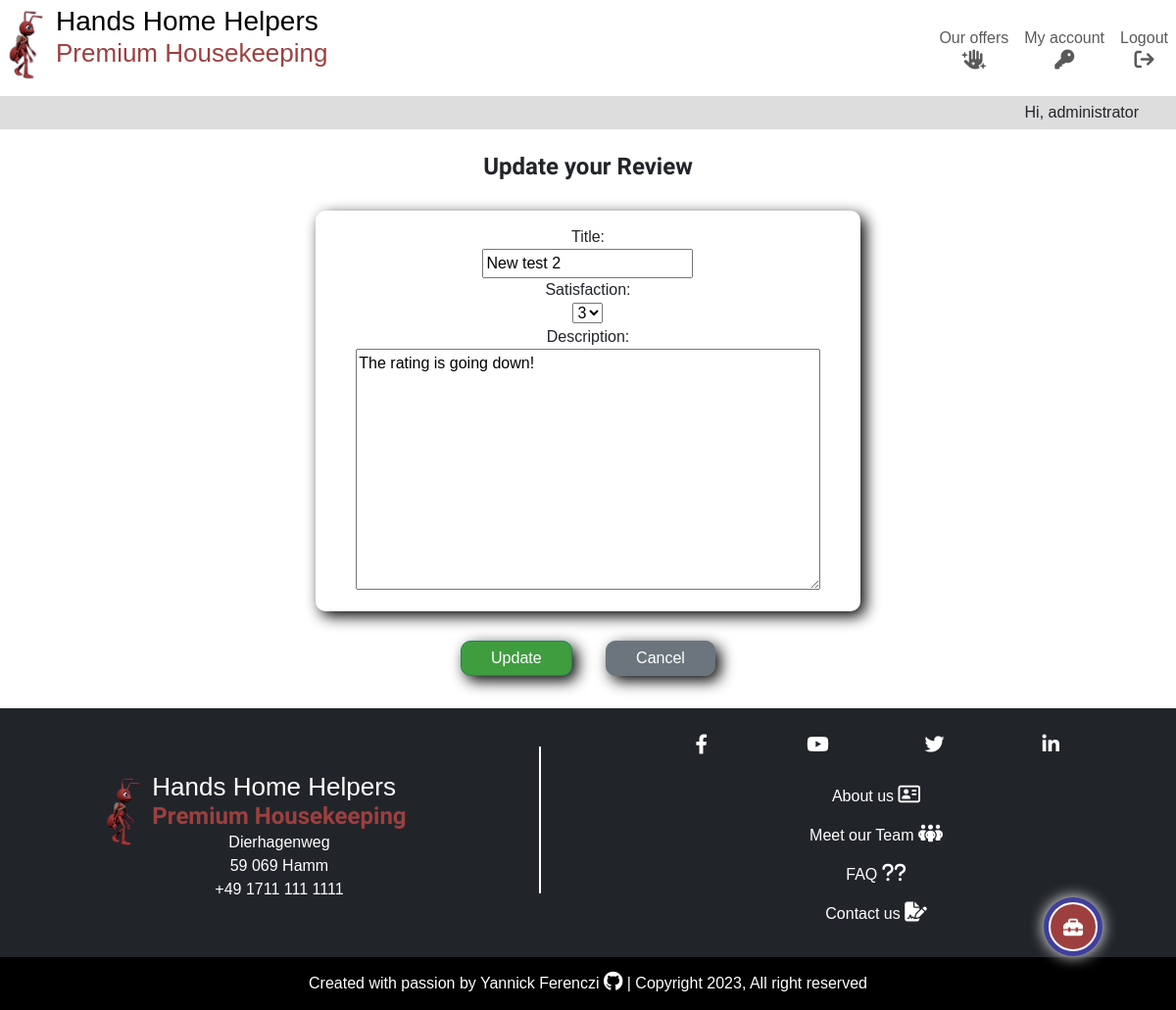
The page /reviews/update_review/2/ (signed in) on the database its author committed.
### reviews/models.py (models this page shows, shortened)
class Review(models.Model):
    RATING = [
        ("0", 0),
        ("1", 1),
        ("2", 2),
        ("3", 3),
        ("4", 4),
        ("5", 5),
    ]
    title = models.CharField(max_length=250, )
    satisfaction = models.CharField(
        max_length=1,
        choices=RATING,
        default="5",
    )
    description = models.TextField()
    created_on = models.DateField(auto_now_add=True)
    online = models.BooleanField(default=False)
    answered = models.BooleanField(default=False)
    user = models.ForeignKey(
        User,
        on_delete=models.CASCADE,
        related_name="review_owner",
    )

### reviews/views.py (the view)
class ReviewUpdateView(SuccessMessageMixin, LoginRequiredMixin, UpdateView):
    model = Review
    template_name = "reviews/update_review.html"
    fields = ["title", "satisfaction", "description", ]
    success_message = "Your review has been successfully updated!"

### reviews/templates/reviews/update_review.html (shortened to what this page needs)
{% extends "base.html" %}
{% load static %}
{% block content %}
<div class="container-fluid container-lg p-2">
    <div class="row">
        <div class="col">
            <h3>Update your Review</h3>
        </div>
    </div>
    <div class="row">
        <div class="col-12 col-md-8 offset-md-2">
            <form class="centered-content" method="POST">
                <div class="custom-form centered-content">
                    {{ form.as_p }}
                </div>
                <input class="form-btn btn btn-success" type="submit" value="Update">
                <a class="form-btn btn btn-secondary" href="{% url 'dashboard' %}">Cancel</a>
            </form>
        </div>
    </div>
</div>
{% endblock content %}

### templates/base.html (shortened to what this page needs)
{% load static %}
{% url 'home' as home_url %}
{% url 'dashboard' as dashboard_url %}
{% url 'account_logout' as logout_url %}
{% url 'account_login' as login_url %}
{% url 'account_signup' as signup_url %}
{% url 'offers' as offers_url %}
{%  now 'n' as this_month %}
<!DOCTYPE html>
<html lang="en">
<head>
    <link rel="stylesheet" href="https://cdnjs.cloudflare.com/ajax/libs/font-awesome/6.4.0/css/all.min.css"
>
    <link href="https://cdn.jsdelivr.net/npm/bootstrap@5.3.0/dist/css/bootstrap.min.css" rel="stylesheet"
>
    <link rel="stylesheet" href="{% static 'css/style.css' %}">
</head>
<body>
    {% if request.user.is_authenticated %}
    <div class="user-options-trigger">
        <div class="fixed-btn d-flex justify-content-center" data-bs-toggle="tooltip" data-bs-placement="left"
            title="Open the toolbox">
            <button class="fixed-btn-trigger tool-links" type="button" data-bs-toggle="collapse" data-bs-target=".multi-collapse"
                aria-expanded="false" aria-controls="admin-panel add-task add-appointment add-review"><i
                    class="fa-solid fa-toolbox d-inline-block mt-1"></i></button>
        </div>
    </div>
    {% endif %}
    <header class="main-header position-fixed w-100">
        <nav class="navbar navbar-expand-md py-0">
            <div class="container-fluid">
                <a class="navbar-brand" href="{% url 'home' %}">
                    <div class="main-logo">
                        <img class="img-logo" src="{% static 'images/hands_home_helpers_logo.png' %}"
                            alt="Hands Home Helpers company logo">
                        <div class="name-logo">
                            <h1><span class="d-block d-md-inline">Hands</span>
                                <span class="d-block d-md-inline">Home</span>
                                <span class="d-block d-md-inline">Helpers</span>
                            </h1>
                            <h2 class="red-ant d-none d-md-block">Premium Housekeeping</h2>
                        </div>
                    </div>
                </a>
                <div class="collapse navbar-collapse" id="navbarSupportedContent">
                    <ul class="navbar-nav ms-auto mb-0 mb-lg-0">
                        <li class="nav-item">
                            <a class="nav-link centered-content {% if request.path == offers_url %}active{%endif%}"
                                aria-current="page" aria-label="go to home page" href="{% url 'offers' %}">Our offers <i
                                    class="fa-solid fa-hand-sparkles d-block centered-content"></i></a>
                        </li>
                        {% if user.is_authenticated %}
                        <li class="nav-item {% if request.path == dashboard_url %}active{%endif%}">
                            <a class="nav-link centered-content" aria-current="page"
                                href="{% url 'dashboard' %}">My account <i
                                    class="fa-solid fa-key d-block centered-content"></i></a>
                        </li>
                        <li class="nav-item">
                            <a class="nav-link centered-content {% if request.path == logout_url %}active{%endif%}" aria-current="page" aria-label="go to logout page"
                                href="{% url 'account_logout' %}">Logout <i
                                    class="fa-solid fa-arrow-right-from-bracket d-block centered-content"></i></a>
                        </li>
                        {% endif %}
                    </ul>
                </div>
            </div>
        </nav>
        <div class="container-fluid">
            <div class="row">
                <p class="col greetings">{% if user.is_authenticated %}Hi, {{ user.username }}{% else %}Hi there!{% endif %}</p>
            </div>
        </div>
    </header>
    <main class="main-content">
        {% block content %}
        {% endblock content %}
    </main>
    <footer class="main-footer bg-dark">
        <div class="container-fluid">
            <div class="row p-4">
                <div class="col-md-5 p-0 d-flex align-items-center justify-content-center">
                    <a class="navbar-brand" href="{% url 'home' %}">
                        <div class="main-logo d-inline-block mt-2">
                            <img class="img-logo" src="{% static 'images/hands_home_helpers_logo.png' %}"
                                alt="Hands Home Helpers company logo">
                            <div class="name-logo">
                                <h2>Hands Home Helpers</h2>
                                <h3 class="red-ant p-0">Premium Housekeeping</h3>
                                <div class="address">
                                    <p class="centered-content m-0">Dierhagenweg</p>
                                    <p class="centered-content m-0">59 069 Hamm</p>
                                    <p class="centered-content m-0">+49 1711 111 1111</p>
                                </div>
                            </div>
                        </div>
                    </a>
                </div>
                <div class="col-md-1">
                    <div class="footer-rule"></div>
                </div>
                <div class="col-md-6">
                    <div class="row pb-2">
                        <div class="col">
                            <ul class="navbar-nav bg-dark d-flex flex-row align-items-center justify-content-evenly">
                                <li class="nav-item">
                                    <a class="nav-link social-media p-0" href="https://www.facebook.com/" target="_blank"><i class="fa-brands fa-facebook-f"></i></a>
                                </li>
                                <li class="nav-item">
                                    <a class="nav-link social-media p-0" href="https://www.youtube.com/" target="_blank"><i class="fa-brands fa-youtube"></i></a>
                                </li>
                                <li class="nav-item">
                                    <a class="nav-link social-media p-0" href="https://www.twitter.com/" target="_blank"><i class="fa-brands fa-twitter"></i></a>
                                </li>
                                <li class="nav-item">
                                    <a class="nav-link social-media p-0" href="https://www.linkedin.com/" target="_blank"><i class="fa-brands fa-linkedin-in"></i></a>
                                </li>
                            </ul>
                        </div>
                    </div>
                    <div class="row pt-2">
                        <div class="col extra-ressources">
                            <ul class="navbar-nav bg-dark">
                                <li class="nav-item">
                                    <a class="nav-link" href="{% url 'about' %}">About us <i class="fa-regular fa-address-card"></i></a>
                                </li>
                                <li class="nav-item">
                                    <a class="nav-link" href="{% url 'about' %}#team-section">Meet our Team <i class="fa-solid fa-people-group"></i></a>
                                </li>
                                <li class="nav-item">
                                    <a class="nav-link" href="{% url 'about' %}#faq-section">FAQ <i class="fa-solid fa-question"></i><i class="fa-solid fa-question"></i></a>
                                </li>
                                <li class="nav-item">
                                    <a class="nav-link" href="{% url 'contact' %}">Contact us <i class="fa-solid fa-file-signature"></i></a>
                                </li>
                            </ul>
                        </div>
                    </div>
                </div>
            </div>
        </div>
        <div class="container-fluid">
            <div class="row">
                <div class="col">
                    <div class="copyright bg-black">
                        <p>Created with passion by
                            <a class="white-text" href="https://github.com/yannickferenczi" target="_blank">
                                Yannick Ferenczi <i class="fa-brands fa-github"></i>
                            </a> | Copyright {% now "Y" %}, All right reserved
                        </p>
                    </div>
                </div>
            </div>
        </div>
    </footer>
</body>

### static/css/style.css (style rules this page uses)
.red-ant { color: #9d3f3f; }
.btn-success { background-color: #3f9d3f; }
.white-text { color: white; }
.form-btn { padding: 5px 30px; text-align: center; margin: 15px 15px 25px; border-radius: 10px; box-shadow: 5px 5px 15px black; }
.custom-form { padding: 15px; width: 90%; margin: 15px auto; text-align: center; background-color: #fff; border-radius: 10px; box-shadow: 5px 5px 15px black; }
form label { display: block; }
body { display: flex; font-family: 'Merriweather Sans', sans-serif; flex-direction: column; min-height: 100vh; }
h3, h4, h5, h6 { margin: 0; font-family: 'Andika', sans-serif; font-weight: bold; text-align: center; }
h1 { font-size: 22px; padding-bottom: 0; margin-bottom: 0; }
h2 { font-size: 21px; }
h3 { font-size: 20px; padding: 15px; }
p { margin: 0; }
.centered-content { text-align: center; }
.container-fluid { padding: 0; }
a { text-decoration: none; color: black; }
ul { list-style-type: none; padding: 0; }
.main-header { background-color: white; min-height: 133px; z-index: 2; }
.img-logo { height: 80px; vertical-align: baseline; }
.name-logo { display: inline-block; vertical-align: top; }
.name-logo h2 { padding-bottom: 0; margin-bottom: 0; padding-top: 0; margin-top: 0; }
.name-logo h3 { padding-top: 0; margin-top: 0; }
.greetings { height: 34px; margin-bottom: 0; text-align: right; padding: 5px 50px; background-color: #ddd; }
.user-options-trigger { padding: 15px; position: fixed; overflow: hidden; right: 5vw; bottom: 30px; z-index: 3; }
.fixed-btn { background-color: #3f3f9d; width: 60px; height: 60px; vertical-align: middle; margin: 10px auto; text-align: center; border-radius: 50%; box-shadow: 0 0 15px white; }
.fixed-btn a, .fixed-btn-trigger { display: inline-block; margin: 5px 0; line-height: 50px; vertical-align: middle; width: 50px; border-radius: 50%; background-color: #9d3f3f; color: white; border: 2px solid white; }
.main-content { margin-top: 133px; }
.main-footer { margin-top: auto; color: white; }
.footer-rule { border-top: 2px solid white; width: 60%; margin: 15px auto; }
.social-media { width: 30px; height: 30px; overflow: hidden; border-radius: 50%; line-height: 30px; vertical-align: middle; text-align: center; color: white; }
.extra-ressources a { text-align: center; }
.copyright { margin: 0; padding: 15px; }
.copyright p { margin: 0; text-align: center; }
textarea { width: 90%; }
i { font-size: 20px; }
@media only screen and (min-width: 768px) { h1 { font-size: 28px; } }
@media only screen and (min-width: 768px) { h2 { font-size: 26px; } }
@media only screen and (min-width: 768px) { h3 { font-size: 24px; padding: 15px; } }
@media only screen and (min-width: 768px) { .navbar-nav { background-color: white; } }
@media only screen and (min-width: 768px) { .footer-rule { border-left: 2px solid white; width: 0; height: 150px; margin: 15px auto; } }
@media only screen and (min-width: 768px) { .custom-form { width: 75%; margin: 15px auto; } }

### rows shown on the page
Review: title "New test 2", satisfaction "3", description "The rating is going down!"

### other values the page prints
{{ user.username }} "administrator"
